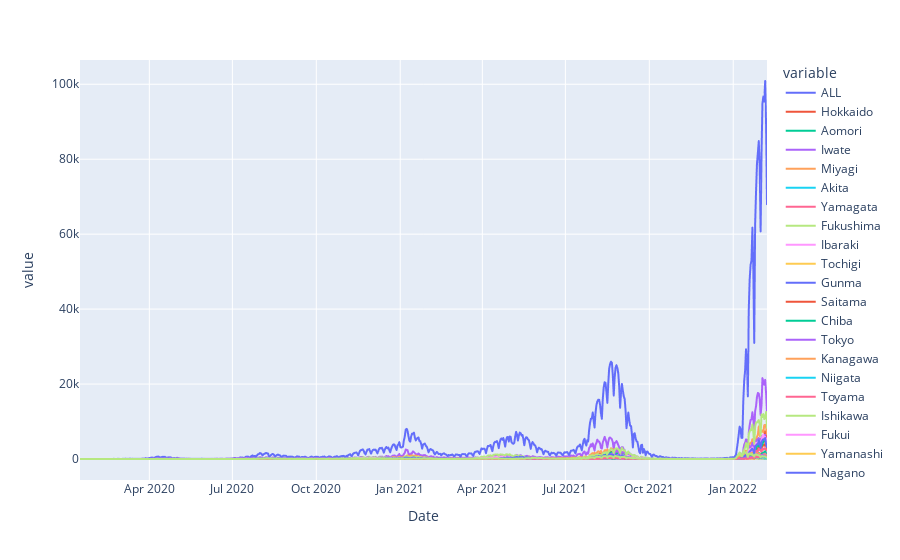

Notebook cell for this chart:
### Code cell
px.line(df, )

### Figure 1 — Plotly figure (JSON) as saved in the notebook; plotly's stock layout.template omitted (floating-point values rounded to 4 significant figures; data arrays with more than 128 entries replaced by an {"elided": "..."} marker saying what was removed)
{"data": [{"hovertemplate": "variable=ALL<br>Date=%{x}<br>value=%{y}<extra></extra>", "legendgroup": "ALL", "line": {"color": "#636efa", "dash": "solid"}, "marker": {"symbol": "circle"}, "mode": "lines", "name": "ALL", "showlegend": true, "type": "scattergl", "x": {"elided": "754 str values"}, "xaxis": "x", "y": {"elided": "754 int values"}, "yaxis": "y"}, {"hovertemplate": "variable=Hokkaido<br>Date=%{x}<br>value=%{y}<extra></extra>", "legendgroup": "Hokkaido", "line": {"color": "#EF553B", "dash": "solid"}, "marker": {"symbol": "circle"}, "mode": "lines", "name": "Hokkaido", "showlegend": true, "type": "scattergl", "x": {"elided": "754 str values"}, "xaxis": "x", "y": {"elided": "754 int values"}, "yaxis": "y"}, {"hovertemplate": "variable=Aomori<br>Date=%{x}<br>value=%{y}<extra></extra>", "legendgroup": "Aomori", "line": {"color": "#00cc96", "dash": "solid"}, "marker": {"symbol": "circle"}, "mode": "lines", "name": "Aomori", "showlegend": true, "type": "scattergl", "x": {"elided": "754 str values"}, "xaxis": "x", "y": {"elided": "754 int values"}, "yaxis": "y"}, {"hovertemplate": "variable=Iwate<br>Date=%{x}<br>value=%{y}<extra></extra>", "legendgroup": "Iwate", "line": {"color": "#ab63fa", "dash": "solid"}, "marker": {"symbol": "circle"}, "mode": "lines", "name": "Iwate", "showlegend": true, "type": "scattergl", "x": {"elided": "754 str values"}, "xaxis": "x", "y": {"elided": "754 int values"}, "yaxis": "y"}, {"hovertemplate": "variable=Miyagi<br>Date=%{x}<br>value=%{y}<extra></extra>", "legendgroup": "Miyagi", "line": {"color": "#FFA15A", "dash": "solid"}, "marker": {"symbol": "circle"}, "mode": "lines", "name": "Miyagi", "showlegend": true, "type": "scattergl", "x": {"elided": "754 str values"}, "xaxis": "x", "y": {"elided": "754 int values"}, "yaxis": "y"}, {"hovertemplate": "variable=Akita<br>Date=%{x}<br>value=%{y}<extra></extra>", "legendgroup": "Akita", "line": {"color": "#19d3f3", "dash": "solid"}, "marker": {"symbol": "circle"}, "mode": "lines", "name": "Akita", "showlegend": true, "type": "scattergl", "x": {"elided": "754 str values"}, "xaxis": "x", "y": {"elided": "754 int values"}, "yaxis": "y"}, {"hovertemplate": "variable=Yamagata<br>Date=%{x}<br>value=%{y}<extra></extra>", "legendgroup": "Yamagata", "line": {"color": "#FF6692", "dash": "solid"}, "marker": {"symbol": "circle"}, "mode": "lines", "name": "Yamagata", "showlegend": true, "type": "scattergl", "x": {"elided": "754 str values"}, "xaxis": "x", "y": {"elided": "754 int values"}, "yaxis": "y"}, {"hovertemplate": "variable=Fukushima<br>Date=%{x}<br>value=%{y}<extra></extra>", "legendgroup": "Fukushima", "line": {"color": "#B6E880", "dash": "solid"}, "marker": {"symbol": "circle"}, "mode": "lines", "name": "Fukushima", "showlegend": true, "type": "scattergl", "x": {"elided": "754 str values"}, "xaxis": "x", "y": {"elided": "754 int values"}, "yaxis": "y"}, {"hovertemplate": "variable=Ibaraki<br>Date=%{x}<br>value=%{y}<extra></extra>", "legendgroup": "Ibaraki", "line": {"color": "#FF97FF", "dash": "solid"}, "marker": {"symbol": "circle"}, "mode": "lines", "name": "Ibaraki", "showlegend": true, "type": "scattergl", "x": {"elided": "754 str values"}, "xaxis": "x", "y": {"elided": "754 int values"}, "yaxis": "y"}, {"hovertemplate": "variable=Tochigi<br>Date=%{x}<br>value=%{y}<extra></extra>", "legendgroup": "Tochigi", "line": {"color": "#FECB52", "dash": "solid"}, "marker": {"symbol": "circle"}, "mode": "lines", "name": "Tochigi", "showlegend": true, "type": "scattergl", "x": {"elided": "754 str values"}, "xaxis": "x", "y": {"elided": "754 int values"}, "yaxis": "y"}, {"hovertemplate": "variable=Gunma<br>Date=%{x}<br>value=%{y}<extra></extra>", "legendgroup": "Gunma", "line": {"color": "#636efa", "dash": "solid"}, "marker": {"symbol": "circle"}, "mode": "lines", "name": "Gunma", "showlegend": true, "type": "scattergl", "x": {"elided": "754 str values"}, "xaxis": "x", "y": {"elided": "754 int values"}, "yaxis": "y"}, {"hovertemplate": "variable=Saitama<br>Date=%{x}<br>value=%{y}<extra></extra>", "legendgroup": "Saitama", "line": {"color": "#EF553B", "dash": "solid"}, "marker": {"symbol": "circle"}, "mode": "lines", "name": "Saitama", "showlegend": true, "type": "scattergl", "x": {"elided": "754 str values"}, "xaxis": "x", "y": {"elided": "754 int values"}, "yaxis": "y"}, {"hovertemplate": "variable=Chiba<br>Date=%{x}<br>value=%{y}<extra></extra>", "legendgroup": "Chiba", "line": {"color": "#00cc96", "dash": "solid"}, "marker": {"symbol": "circle"}, "mode": "lines", "name": "Chiba", "showlegend": true, "type": "scattergl", "x": {"elided": "754 str values"}, "xaxis": "x", "y": {"elided": "754 int values"}, "yaxis": "y"}, {"hovertemplate": "variable=Tokyo<br>Date=%{x}<br>value=%{y}<extra></extra>", "legendgroup": "Tokyo", "line": {"color": "#ab63fa", "dash": "solid"}, "marker": {"symbol": "circle"}, "mode": "lines", "name": "Tokyo", "showlegend": true, "type": "scattergl", "x": {"elided": "754 str values"}, "xaxis": "x", "y": {"elided": "754 int values"}, "yaxis": "y"}, {"hovertemplate": "variable=Kanagawa<br>Date=%{x}<br>value=%{y}<extra></extra>", "legendgroup": "Kanagawa", "line": {"color": "#FFA15A", "dash": "solid"}, "marker": {"symbol": "circle"}, "mode": "lines", "name": "Kanagawa", "showlegend": true, "type": "scattergl", "x": {"elided": "754 str values"}, "xaxis": "x", "y": {"elided": "754 int values"}, "yaxis": "y"}, {"hovertemplate": "variable=Niigata<br>Date=%{x}<br>value=%{y}<extra></extra>", "legendgroup": "Niigata", "line": {"color": "#19d3f3", "dash": "solid"}, "marker": {"symbol": "circle"}, "mode": "lines", "name": "Niigata", "showlegend": true, "type": "scattergl", "x": {"elided": "754 str values"}, "xaxis": "x", "y": {"elided": "754 int values"}, "yaxis": "y"}, {"hovertemplate": "variable=Toyama<br>Date=%{x}<br>value=%{y}<extra></extra>", "legendgroup": "Toyama", "line": {"color": "#FF6692", "dash": "solid"}, "marker": {"symbol": "circle"}, "mode": "lines", "name": "Toyama", "showlegend": true, "type": "scattergl", "x": {"elided": "754 str values"}, "xaxis": "x", "y": {"elided": "754 int values"}, "yaxis": "y"}, {"hovertemplate": "variable=Ishikawa<br>Date=%{x}<br>value=%{y}<extra></extra>", "legendgroup": "Ishikawa", "line": {"color": "#B6E880", "dash": "solid"}, "marker": {"symbol": "circle"}, "mode": "lines", "name": "Ishikawa", "showlegend": true, "type": "scattergl", "x": {"elided": "754 str values"}, "xaxis": "x", "y": {"elided": "754 int values"}, "yaxis": "y"}, {"hovertemplate": "variable=Fukui<br>Date=%{x}<br>value=%{y}<extra></extra>", "legendgroup": "Fukui", "line": {"color": "#FF97FF", "dash": "solid"}, "marker": {"symbol": "circle"}, "mode": "lines", "name": "Fukui", "showlegend": true, "type": "scattergl", "x": {"elided": "754 str values"}, "xaxis": "x", "y": {"elided": "754 int values"}, "yaxis": "y"}, {"hovertemplate": "variable=Yamanashi<br>Date=%{x}<br>value=%{y}<extra></extra>", "legendgroup": "Yamanashi", "line": {"color": "#FECB52", "dash": "solid"}, "marker": {"symbol": "circle"}, "mode": "lines", "name": "Yamanashi", "showlegend": true, "type": "scattergl", "x": {"elided": "754 str values"}, "xaxis": "x", "y": {"elided": "754 int values"}, "yaxis": "y"}, {"hovertemplate": "variable=Nagano<br>Date=%{x}<br>value=%{y}<extra></extra>", "legendgroup": "Nagano", "line": {"color": "#636efa", "dash": "solid"}, "marker": {"symbol": "circle"}, "mode": "lines", "name": "Nagano", "showlegend": true, "type": "scattergl", "x": {"elided": "754 str values"}, "xaxis": "x", "y": {"elided": "754 int values"}, "yaxis": "y"}, {"hovertemplate": "variable=Gifu<br>Date=%{x}<br>value=%{y}<extra></extra>", "legendgroup": "Gifu", "line": {"color": "#EF553B", "dash": "solid"}, "marker": {"symbol": "circle"}, "mode": "lines", "name": "Gifu", "showlegend": true, "type": "scattergl", "x": {"elided": "754 str values"}, "xaxis": "x", "y": {"elided": "754 int values"}, "yaxis": "y"}, {"hovertemplate": "variable=Shizuoka<br>Date=%{x}<br>value=%{y}<extra></extra>", "legendgroup": "Shizuoka", "line": {"color": "#00cc96", "dash": "solid"}, "marker": {"symbol": "circle"}, "mode": "lines", "name": "Shizuoka", "showlegend": true, "type": "scattergl", "x": {"elided": "754 str values"}, "xaxis": "x", "y": {"elided": "754 int values"}, "yaxis": "y"}, {"hovertemplate": "variable=Aichi<br>Date=%{x}<br>value=%{y}<extra></extra>", "legendgroup": "Aichi", "line": {"color": "#ab63fa", "dash": "solid"}, "marker": {"symbol": "circle"}, "mode": "lines", "name": "Aichi", "showlegend": true, "type": "scattergl", "x": {"elided": "754 str values"}, "xaxis": "x", "y": {"elided": "754 int values"}, "yaxis": "y"}, {"hovertemplate": "variable=Mie<br>Date=%{x}<br>value=%{y}<extra></extra>", "legendgroup": "Mie", "line": {"color": "#FFA15A", "dash": "solid"}, "marker": {"symbol": "circle"}, "mode": "lines", "name": "Mie", "showlegend": true, "type": "scattergl", "x": {"elided": "754 str values"}, "xaxis": "x", "y": {"elided": "754 int values"}, "yaxis": "y"}, {"hovertemplate": "variable=Shiga<br>Date=%{x}<br>value=%{y}<extra></extra>", "legendgroup": "Shiga", "line": {"color": "#19d3f3", "dash": "solid"}, "marker": {"symbol": "circle"}, "mode": "lines", "name": "Shiga", "showlegend": true, "type": "scattergl", "x": {"elided": "754 str values"}, "xaxis": "x", "y": {"elided": "754 int values"}, "yaxis": "y"}, {"hovertemplate": "variable=Kyoto<br>Date=%{x}<br>value=%{y}<extra></extra>", "legendgroup": "Kyoto", "line": {"color": "#FF6692", "dash": "solid"}, "marker": {"symbol": "circle"}, "mode": "lines", "name": "Kyoto", "showlegend": true, "type": "scattergl", "x": {"elided": "754 str values"}, "xaxis": "x", "y": {"elided": "754 int values"}, "yaxis": "y"}, {"hovertemplate": "variable=Osaka<br>Date=%{x}<br>value=%{y}<extra></extra>", "legendgroup": "Osaka", "line": {"color": "#B6E880", "dash": "solid"}, "marker": {"symbol": "circle"}, "mode": "lines", "name": "Osaka", "showlegend": true, "type": "scattergl", "x": {"elided": "754 str values"}, "xaxis": "x", "y": {"elided": "754 int values"}, "yaxis": "y"}, {"hovertemplate": "variable=Hyogo<br>Date=%{x}<br>value=%{y}<extra></extra>", "legendgroup": "Hyogo", "line": {"color": "#FF97FF", "dash": "solid"}, "marker": {"symbol": "circle"}, "mode": "lines", "name": "Hyogo", "showlegend": true, "type": "scattergl", "x": {"elided": "754 str values"}, "xaxis": "x", "y": {"elided": "754 int values"}, "yaxis": "y"}, {"hovertemplate": "variable=Nara<br>Date=%{x}<br>value=%{y}<extra></extra>", "legendgroup": "Nara", "line": {"color": "#FECB52", "dash": "solid"}, "marker": {"symbol": "circle"}, "mode": "lines", "name": "Nara", "showlegend": true, "type": "scattergl", "x": {"elided": "754 str values"}, "xaxis": "x", "y": {"elided": "754 int values"}, "yaxis": "y"}, {"hovertemplate": "variable=Wakayama<br>Date=%{x}<br>value=%{y}<extra></extra>", "legendgroup": "Wakayama", "line": {"color": "#636efa", "dash": "solid"}, "marker": {"symbol": "circle"}, "mode": "lines", "name": "Wakayama", "showlegend": true, "type": "scattergl", "x": {"elided": "754 str values"}, "xaxis": "x", "y": {"elided": "754 int values"}, "yaxis": "y"}, {"hovertemplate": "variable=Tottori<br>Date=%{x}<br>value=%{y}<extra></extra>", "legendgroup": "Tottori", "line": {"color": "#EF553B", "dash": "solid"}, "marker": {"symbol": "circle"}, "mode": "lines", "name": "Tottori", "showlegend": true, "type": "scattergl", "x": {"elided": "754 str values"}, "xaxis": "x", "y": {"elided": "754 int values"}, "yaxis": "y"}, {"hovertemplate": "variable=Shimane<br>Date=%{x}<br>value=%{y}<extra></extra>", "legendgroup": "Shimane", "line": {"color": "#00cc96", "dash": "solid"}, "marker": {"symbol": "circle"}, "mode": "lines", "name": "Shimane", "showlegend": true, "type": "scattergl", "x": {"elided": "754 str values"}, "xaxis": "x", "y": {"elided": "754 int values"}, "yaxis": "y"}, {"hovertemplate": "variable=Okayama<br>Date=%{x}<br>value=%{y}<extra></extra>", "legendgroup": "Okayama", "line": {"color": "#ab63fa", "dash": "solid"}, "marker": {"symbol": "circle"}, "mode": "lines", "name": "Okayama", "showlegend": true, "type": "scattergl", "x": {"elided": "754 str values"}, "xaxis": "x", "y": {"elided": "754 int values"}, "yaxis": "y"}, {"hovertemplate": "variable=Hiroshima<br>Date=%{x}<br>value=%{y}<extra></extra>", "legendgroup": "Hiroshima", "line": {"color": "#FFA15A", "dash": "solid"}, "marker": {"symbol": "circle"}, "mode": "lines", "name": "Hiroshima", "showlegend": true, "type": "scattergl", "x": {"elided": "754 str values"}, "xaxis": "x", "y": {"elided": "754 int values"}, "yaxis": "y"}, {"hovertemplate": "variable=Yamaguchi<br>Date=%{x}<br>value=%{y}<extra></extra>", "legendgroup": "Yamaguchi", "line": {"color": "#19d3f3", "dash": "solid"}, "marker": {"symbol": "circle"}, "mode": "lines", "name": "Yamaguchi", "showlegend": true, "type": "scattergl", "x": {"elided": "754 str values"}, "xaxis": "x", "y": {"elided": "754 int values"}, "yaxis": "y"}, {"hovertemplate": "variable=Tokushima<br>Date=%{x}<br>value=%{y}<extra></extra>", "legendgroup": "Tokushima", "line": {"color": "#FF6692", "dash": "solid"}, "marker": {"symbol": "circle"}, "mode": "lines", "name": "Tokushima", "showlegend": true, "type": "scattergl", "x": {"elided": "754 str values"}, "xaxis": "x", "y": {"elided": "754 int values"}, "yaxis": "y"}, {"hovertemplate": "variable=Kagawa<br>Date=%{x}<br>value=%{y}<extra></extra>", "legendgroup": "Kagawa", "line": {"color": "#B6E880", "dash": "solid"}, "marker": {"symbol": "circle"}, "mode": "lines", "name": "Kagawa", "showlegend": true, "type": "scattergl", "x": {"elided": "754 str values"}, "xaxis": "x", "y": {"elided": "754 int values"}, "yaxis": "y"}, {"hovertemplate": "variable=Ehime<br>Date=%{x}<br>value=%{y}<extra></extra>", "legendgroup": "Ehime", "line": {"color": "#FF97FF", "dash": "solid"}, "marker": {"symbol": "circle"}, "mode": "lines", "name": "Ehime", "showlegend": true, "type": "scattergl", "x": {"elided": "754 str values"}, "xaxis": "x", "y": {"elided": "754 int values"}, "yaxis": "y"}, {"hovertemplate": "variable=Kochi<br>Date=%{x}<br>value=%{y}<extra></extra>", "legendgroup": "Kochi", "line": {"color": "#FECB52", "dash": "solid"}, "marker": {"symbol": "circle"}, "mode": "lines", "name": "Kochi", "showlegend": true, "type": "scattergl", "x": {"elided": "754 str values"}, "xaxis": "x", "y": {"elided": "754 int values"}, "yaxis": "y"}, {"hovertemplate": "variable=Fukuoka<br>Date=%{x}<br>value=%{y}<extra></extra>", "legendgroup": "Fukuoka", "line": {"color": "#636efa", "dash": "solid"}, "marker": {"symbol": "circle"}, "mode": "lines", "name": "Fukuoka", "showlegend": true, "type": "scattergl", "x": {"elided": "754 str values"}, "xaxis": "x", "y": {"elided": "754 int values"}, "yaxis": "y"}, {"hovertemplate": "variable=Saga<br>Date=%{x}<br>value=%{y}<extra></extra>", "legendgroup": "Saga", "line": {"color": "#EF553B", "dash": "solid"}, "marker": {"symbol": "circle"}, "mode": "lines", "name": "Saga", "showlegend": true, "type": "scattergl", "x": {"elided": "754 str values"}, "xaxis": "x", "y": {"elided": "754 int values"}, "yaxis": "y"}, {"hovertemplate": "variable=Nagasaki<br>Date=%{x}<br>value=%{y}<extra></extra>", "legendgroup": "Nagasaki", "line": {"color": "#00cc96", "dash": "solid"}, "marker": {"symbol": "circle"}, "mode": "lines", "name": "Nagasaki", "showlegend": true, "type": "scattergl", "x": {"elided": "754 str values"}, "xaxis": "x", "y": {"elided": "754 int values"}, "yaxis": "y"}, {"hovertemplate": "variable=Kumamoto<br>Date=%{x}<br>value=%{y}<extra></extra>", "legendgroup": "Kumamoto", "line": {"color": "#ab63fa", "dash": "solid"}, "marker": {"symbol": "circle"}, "mode": "lines", "name": "Kumamoto", "showlegend": true, "type": "scattergl", "x": {"elided": "754 str values"}, "xaxis": "x", "y": {"elided": "754 int values"}, "yaxis": "y"}, {"hovertemplate": "variable=Oita<br>Date=%{x}<br>value=%{y}<extra></extra>", "legendgroup": "Oita", "line": {"color": "#FFA15A", "dash": "solid"}, "marker": {"symbol": "circle"}, "mode": "lines", "name": "Oita", "showlegend": true, "type": "scattergl", "x": {"elided": "754 str values"}, "xaxis": "x", "y": {"elided": "754 int values"}, "yaxis": "y"}, {"hovertemplate": "variable=Miyazaki<br>Date=%{x}<br>value=%{y}<extra></extra>", "legendgroup": "Miyazaki", "line": {"color": "#19d3f3", "dash": "solid"}, "marker": {"symbol": "circle"}, "mode": "lines", "name": "Miyazaki", "showlegend": true, "type": "scattergl", "x": {"elided": "754 str values"}, "xaxis": "x", "y": {"elided": "754 int values"}, "yaxis": "y"}, {"hovertemplate": "variable=Kagoshima<br>Date=%{x}<br>value=%{y}<extra></extra>", "legendgroup": "Kagoshima", "line": {"color": "#FF6692", "dash": "solid"}, "marker": {"symbol": "circle"}, "mode": "lines", "name": "Kagoshima", "showlegend": true, "type": "scattergl", "x": {"elided": "754 str values"}, "xaxis": "x", "y": {"elided": "754 int values"}, "yaxis": "y"}, {"hovertemplate": "variable=Okinawa<br>Date=%{x}<br>value=%{y}<extra></extra>", "legendgroup": "Okinawa", "line": {"color": "#B6E880", "dash": "solid"}, "marker": {"symbol": "circle"}, "mode": "lines", "name": "Okinawa", "showlegend": true, "type": "scattergl", "x": {"elided": "754 str values"}, "xaxis": "x", "y": {"elided": "754 int values"}, "yaxis": "y"}], "layout": {"autosize": true, "legend": {"title": {"text": "variable"}, "tracegroupgap": 0}, "margin": {"t": 60}, "xaxis": {"anchor": "y", "autorange": true, "domain": [0, 1], "range": ["2020-01-16", "2022-02-07"], "title": {"text": "Date"}, "type": "date"}, "yaxis": {"anchor": "x", "autorange": true, "domain": [0, 1], "range": [-5604.0, 106500.0], "title": {"text": "value"}, "type": "linear"}}}
